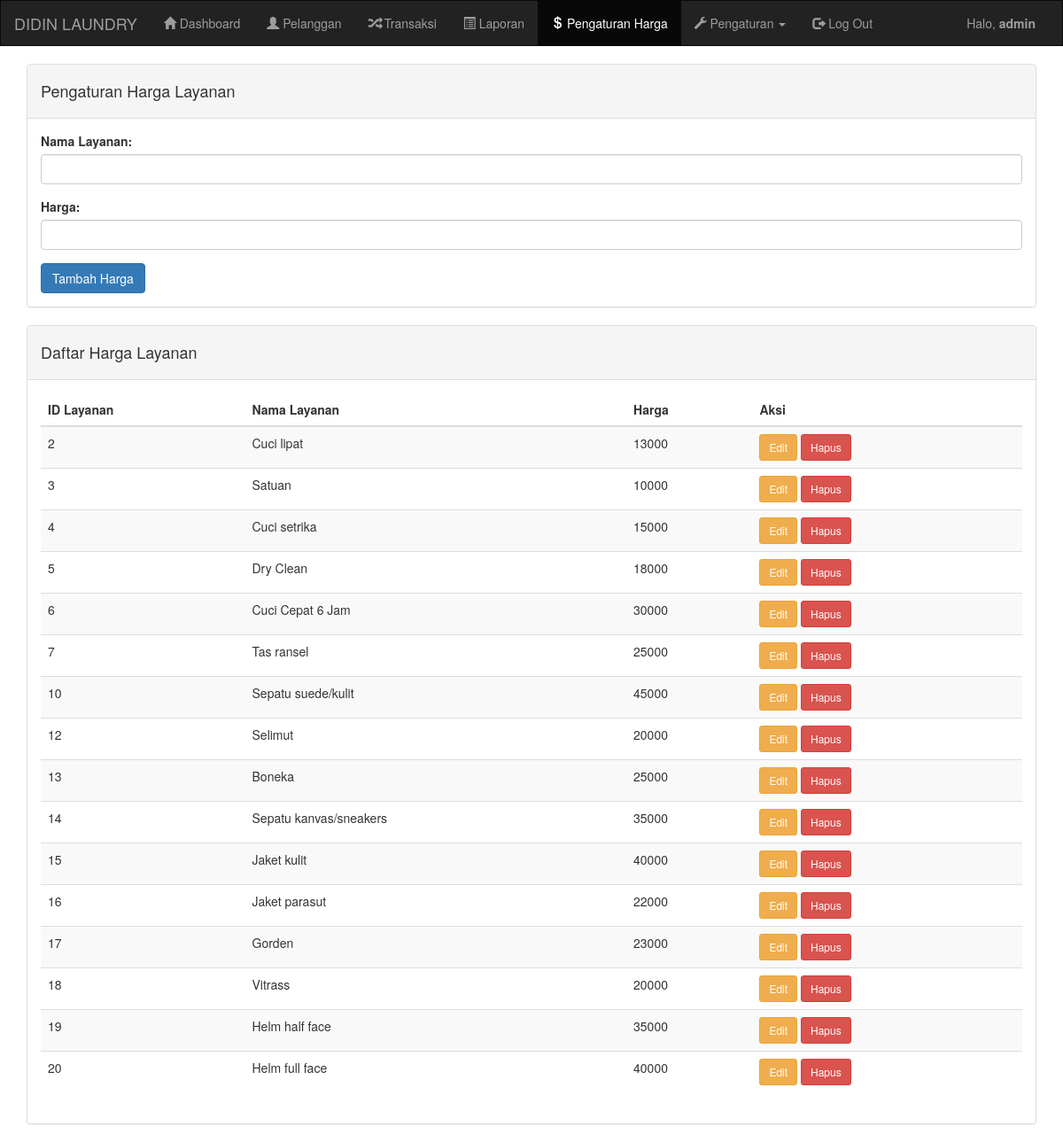
Page /admin/harga.php (signed in) on the committed database.
### tables this page shows
CREATE TABLE `harga_layanan` (
  `id_layanan` int(11) NOT NULL,
  `nama_layanan` varchar(255) NOT NULL,
  `harga` decimal(12,0) NOT NULL
);

### admin/harga.php (the view, shortened to what this page needs)
<!DOCTYPE html>
<html lang="en">
<head>
    <link rel="stylesheet" href="https://maxcdn.bootstrapcdn.com/bootstrap/3.3.7/css/bootstrap.min.css">
</head>
<body>
<?php
include '../koneksi.php';
$data_edit = null;
$query_harga_layanan = "SELECT * FROM harga_layanan";
$result_harga_layanan = mysqli_query($koneksi, $query_harga_layanan);
?>
<nav class="navbar navbar-inverse" style="border-radius: 0px">
    <div class="container-fluid">
        <div class="navbar-header">
            <a class="navbar-brand" href="index.php">DIDIN LAUNDRY</a>
        </div>
        <div class="collapse navbar-collapse" id="bs-example-navbar-collapse-1">
            <ul class="nav navbar-nav">
                <li><a href="index.php"><i class="glyphicon glyphicon-home"></i> Dashboard</a></li>
                <li><a href="pelanggan.php"><i class="glyphicon glyphicon-user"></i> Pelanggan</a></li>
                <li><a href="transaksi.php"><i class="glyphicon glyphicon-random"></i> Transaksi</a></li>
                <li><a href="laporan.php"><i class="glyphicon glyphicon-list-alt"></i> Laporan</a></li>
                <li class="active"><a href="harga.php"><i class="glyphicon glyphicon-usd"></i> Pengaturan Harga</a></li>
                <li class="dropdown">
                    <a href="#" class="dropdown-toggle" data-toggle="dropdown" role="button" aria-haspopup="true" aria-expanded="false">
                        <i class="glyphicon glyphicon-wrench"></i> Pengaturan <span class="caret"></span>
                    </a>
                </li>
                <li><a href="logout.php"><i class="glyphicon glyphicon-log-out"></i> Log Out</a></li>
            </ul>
            <ul class="nav navbar-nav navbar-right">
                <li>
                    <p class="navbar-text">Halo, <b><?php echo $_SESSION['username']; ?></b></p>
                </li>
            </ul>
        </div>
    </div>
</nav>
<div class="container">
    <div class="panel panel-default">
        <div class="panel-heading">
            <h4>Pengaturan Harga Layanan</h4>
        </div>
        <div class="panel-body">
            <form method="POST" action="">
                <div class="form-group">
                    <label for="nama_layanan">Nama Layanan:</label>
                    <input type="text" class="form-control" id="nama_layanan" name="nama_layanan" value="<?php echo isset($data_edit['nama_layanan']) ? $data_edit['nama_layanan'] : ''; ?>" required>
                </div>
                <div class="form-group">
                    <label for="harga">Harga:</label>
                    <input type="number" class="form-control" id="harga" name="harga" value="<?php echo isset($data_edit['harga']) ? $data_edit['harga'] : ''; ?>" required>
                </div>
                <button type="submit" class="btn btn-primary" name="submit"><?php echo isset($data_edit) ? 'Update' : 'Tambah'; ?> Harga</button>
            </form>
        </div>
    </div>
    <div class="panel panel-default">
        <div class="panel-heading">
            <h4>Daftar Harga Layanan</h4>
        </div>
        <div class="panel-body">
            <table class="table table-striped">
                <thead>
                    <tr>
                        <th>ID Layanan</th>
                        <th>Nama Layanan</th>
                        <th>Harga</th>
                        <th>Aksi</th>
                    </tr>
                </thead>
                <tbody>
                    <?php while ($data_harga_layanan = mysqli_fetch_assoc($result_harga_layanan)) : ?>
                        <tr>
                            <td><?php echo $data_harga_layanan['id_layanan']; ?></td>
                            <td><?php echo $data_harga_layanan['nama_layanan']; ?></td>
                            <td><?php echo $data_harga_layanan['harga']; ?></td>
                            <td>
                                <a href="?edit_harga=<?php echo $data_harga_layanan['id_layanan']; ?>" class="btn btn-warning btn-sm">Edit</a>
                                <a href="?hapus_harga=<?php echo $data_harga_layanan['id_layanan']; ?>" class="btn btn-danger btn-sm" onclick="return confirm('Anda yakin ingin menghapus layanan ini?')">Hapus</a>
                            </td>
                        </tr>
                    <?php endwhile; ?>
                </tbody>
            </table>
        </div>
    </div>
</div>
</body>
</html>

### rows in the picture
harga_layanan: id_layanan "2", nama_layanan "Cuci lipat", harga "13000"
harga_layanan: id_layanan "3", nama_layanan "Satuan", harga "10000"
harga_layanan: id_layanan "4", nama_layanan "Cuci setrika", harga "15000"
harga_layanan: id_layanan "5", nama_layanan "Dry Clean", harga "18000"
harga_layanan: id_layanan "6", nama_layanan "Cuci Cepat 6 Jam", harga "30000"
harga_layanan: id_layanan "7", nama_layanan "Tas ransel", harga "25000"
harga_layanan: id_layanan "10", nama_layanan "Sepatu suede/kulit", harga "45000"
harga_layanan: id_layanan "12", nama_layanan "Selimut", harga "20000"
harga_layanan: id_layanan "13", nama_layanan "Boneka", harga "25000"
harga_layanan: id_layanan "14", nama_layanan "Sepatu kanvas/sneakers", harga "35000"
harga_layanan: id_layanan "15", nama_layanan "Jaket kulit", harga "40000"
harga_layanan: id_layanan "16", nama_layanan "Jaket parasut", harga "22000"
harga_layanan: id_layanan "17", nama_layanan "Gorden", harga "23000"
harga_layanan: id_layanan "18", nama_layanan "Vitrass", harga "20000"
harga_layanan: id_layanan "19", nama_layanan "Helm half face", harga "35000"
harga_layanan: id_layanan "20", nama_layanan "Helm full face", harga "40000"

### other values in the picture
$_SESSION['username'] "admin"
